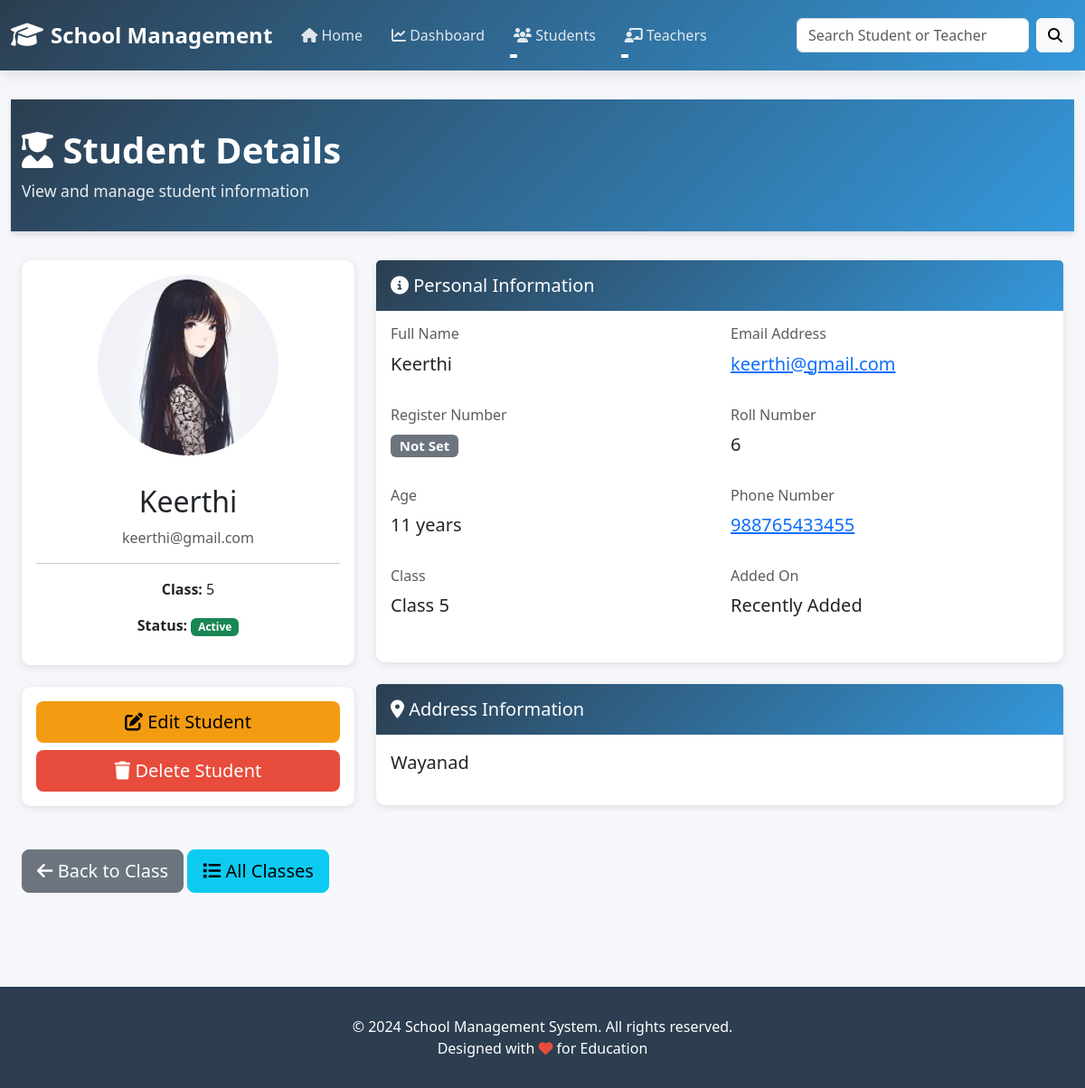
The page /students/6/ on the database as committed earlier.
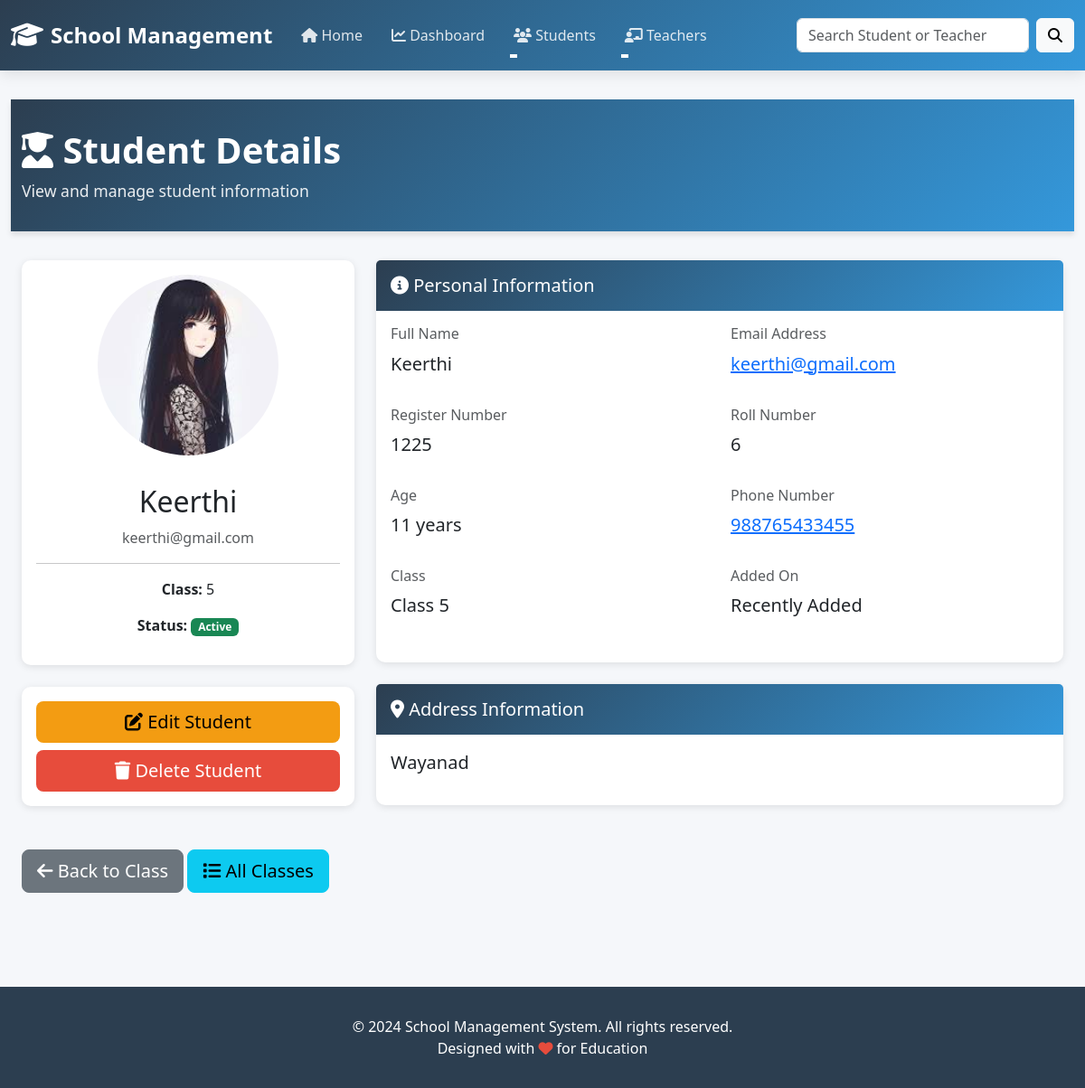
The same page on the database as committed later.
### students/models.py (models this page shows, shortened)
class Student(models.Model):
    name = models.CharField(max_length=100)
    email = models.EmailField()
    register_number = models.CharField(
    max_length=20,
    null=True,
    blank=True
)
    roll_number = models.IntegerField(
        null=True,
        blank=True
    )
    age = models.IntegerField(
        null=True,
        blank=True
    )
    phone = models.CharField(
        max_length=20,
        null=True,
        blank=True
    )
    address = models.TextField(
        null=True,
        blank=True
    )
    student_class = models.CharField(
        max_length=50
    )
    profile_image = models.ImageField(
        upload_to='students/',
        null=True,
        blank=True
    )

### students/views.py (the view)
def student_detail(request, id):
    logger.info(f"GET /students/{id}/ - Student detail request for student ID: {id}")
    student = get_object_or_404(Student, id=id)
    logger.info(f"Student found: {student.name} (Email: {student.email}, Class: {student.student_class})")
    context = get_context_data()
    context.update({'student': student})
    logger.info(f"Student detail context prepared for {student.name}")
    return render(request, 'student_detail.html', context)

### students/views.py (called while the page is built)
def get_context_data():
    from teachers.models import Teachers
    total_students = Student.objects.count()
    total_teachers = Teachers.objects.count()
    logger.info(f"get_context_data() - Total Students: {total_students}, Total Teachers: {total_teachers}")
    return {
        'total_students': total_students,
        'total_teachers': total_teachers,
    }

### students/templates/student_detail.html (shortened to what the changed rows need)
{% extends "base.html" %}
{% block content %}
<div class="page-header">
    <div class="container-fluid">
        <h1><i class="fas fa-user-graduate"></i> Student Details</h1>
    </div>
</div>
<div class="container-fluid">
    <div class="row">
        <div class="col-md-4">
            <div class="card">
                <div class="card-body text-center">
                    {% if student.profile_image %}
                        <img src="{{ student.profile_image.url }}" alt="{{ student.name }}" class="img-fluid rounded-circle mb-3" style="width: 200px; height: 200px; object-fit: cover;">
                    {% else %}
                        <div class="bg-light rounded-circle mb-3 d-flex align-items-center justify-content-center" style="width: 200px; height: 200px; margin: 0 auto;">
                            <i class="fas fa-user-graduate fa-5x" style="color: #bbb;"></i>
                        </div>
                    {% endif %}
                    <h2 class="mt-3">{{ student.name }}</h2>
                    <p class="text-muted">{{ student.email }}</p>
                    <hr>
                    <p>
                        <strong>Class:</strong> {{ student.student_class }}
                    </p>
                    <p>
                        <strong>Status:</strong> <span class="badge bg-success">Active</span>
                    </p>
                </div>
            </div>
        </div>
        <div class="col-md-8">
            <div class="card">
                <div class="card-body">
                    <div class="row mb-3">
                        <div class="col-md-6">
                            <h6 class="text-muted">Full Name</h6>
                            <p class="lead">{{ student.name }}</p>
                        </div>
                        <div class="col-md-6">
                            <p class="lead"><a href="mailto:{{ student.email }}">{{ student.email }}</a></p>
                        </div>
                    </div>
                    <div class="row mb-3">
                        <div class="col-md-6">
                            <h6 class="text-muted">Register Number</h6>
                            <p class="lead">
                                {% if student.register_number %}
                                    {{ student.register_number }}
                                {% else %}
                                    <span class="badge bg-secondary">Not Set</span>
                                {% endif %}
                            </p>
                        </div>
                        <div class="col-md-6">
                            <h6 class="text-muted">Roll Number</h6>
                            <p class="lead">
                                {% if student.roll_number %}
                                    {{ student.roll_number }}
                                {% else %}
                                    <span class="badge bg-secondary">Not Set</span>
                                {% endif %}
                            </p>
                        </div>
                    </div>
                    <div class="row mb-3">
                        <div class="col-md-6">
                            <h6 class="text-muted">Age</h6>
                            <p class="lead">
                                {% if student.age %}
                                    {{ student.age }} years
                                {% else %}
                                    <span class="badge bg-secondary">Not Set</span>
                                {% endif %}
                            </p>
                        </div>
                        <div class="col-md-6">
                            <p class="lead">
                                {% if student.phone %}
                                    <a href="tel:{{ student.phone }}">{{ student.phone }}</a>
                                {% else %}
                                    <span class="badge bg-secondary">Not Set</span>
                                {% endif %}
                            </p>
                        </div>
                    </div>
                    <div class="row mb-3">
                        <div class="col-md-6">
                            <h6 class="text-muted">Class</h6>
                            <p class="lead">Class {{ student.student_class }}</p>
                        </div>
                    </div>
                </div>
            </div>
            <div class="card mt-3">
                <div class="card-body">
                    {% if student.address %}
                        <p class="lead">{{ student.address }}</p>
                    {% else %}
                        <p class="text-muted"><i class="fas fa-info-circle"></i> No address information available</p>
                    {% endif %}
                </div>
            </div>
        </div>
    </div>
</div>
{% endblock %}

Rows that differ between the two databases and show on the page:
changed Student "Keerthi": register_number (not shown) → "1225"
Other text that changed with them:
text no longer shown: "Not Set"
